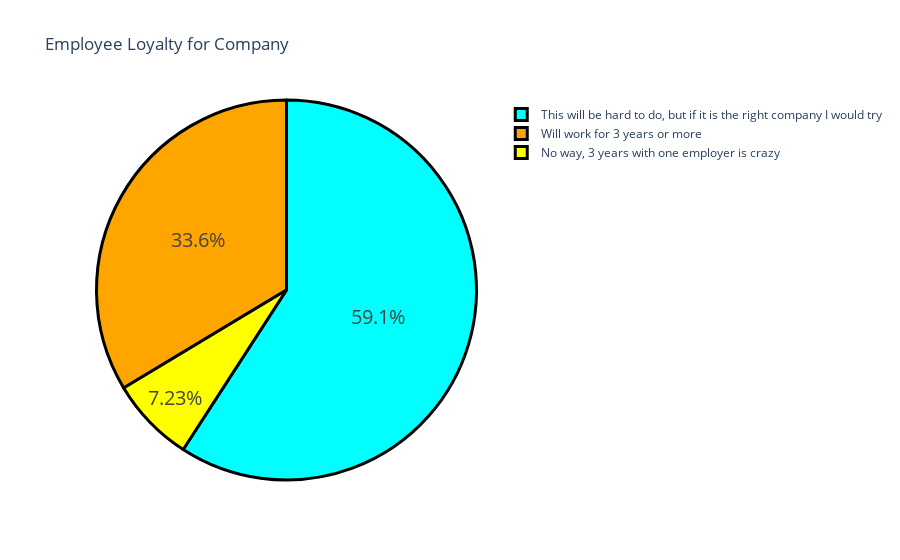

Source (notebook cell):
### Markdown cell above
Employee Loyalty for Company

### Code cell
#Get the value counts for the column
q3='How likely is that you will work for one employer for 3 years or more ?'
q3=df[q3].value_counts()

#Extracting labels and counts
labels_q3=q3.index
count_q3=q3.values

#Defining the colors
colors=['aqua','orange','yellow']

#Creating the figure
fig=go.Figure(data=[go.Pie(labels=labels_q3,values=count_q3)])

#updating the traces and layout
fig.update_layout(title='Employee Loyalty for Company ')
fig.update_traces(hoverinfo='label+value',textinfo='percent',
                  textfont_size=20,marker=dict(colors=colors,
                                               line=dict(color='black',width=3)))
fig.show()

### Figure 1 — Plotly figure (JSON) as saved in the notebook; plotly's stock layout.template omitted (floating-point values rounded to 4 significant figures)
{"data": [{"hoverinfo": "label+value", "labels": ["This will be hard to do, but if it is the right company I would try", "Will work for 3 years or more", "No way, 3 years with one employer is crazy"], "marker": {"colors": ["aqua", "orange", "yellow"], "line": {"color": "black", "width": 3}}, "textfont": {"size": 20}, "textinfo": "percent", "type": "pie", "values": [139, 79, 17]}], "layout": {"title": {"text": "Employee Loyalty for Company "}}}
